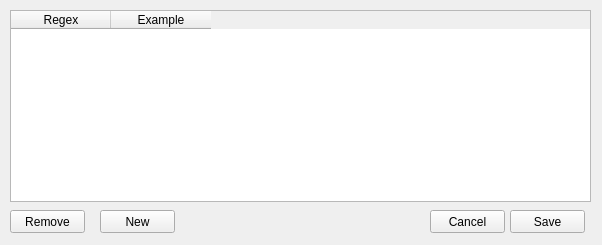
<?xml version="1.0" encoding="UTF-8"?>
<ui version="4.0">
 <class>Form</class>
 <widget class="QWidget" name="Form">
  <property name="geometry">
   <rect>
    <x>0</x>
    <y>0</y>
    <width>602</width>
    <height>245</height>
   </rect>
  </property>
  <property name="font">
   <font>
    <family>Arial</family>
   </font>
  </property>
  <property name="windowTitle">
   <string>Just one time crawl regex patterns</string>
  </property>
  <widget class="QTableWidget" name="patterns_tableWidget">
   <property name="geometry">
    <rect>
     <x>10</x>
     <y>10</y>
     <width>581</width>
     <height>192</height>
    </rect>
   </property>
   <attribute name="horizontalHeaderCascadingSectionResizes">
    <bool>false</bool>
   </attribute>
   <attribute name="verticalHeaderCascadingSectionResizes">
    <bool>false</bool>
   </attribute>
   <column>
    <property name="text">
     <string>Regex</string>
    </property>
   </column>
   <column>
    <property name="text">
     <string>Example</string>
    </property>
   </column>
  </widget>
  <widget class="QPushButton" name="add_pushButton">
   <property name="geometry">
    <rect>
     <x>100</x>
     <y>210</y>
     <width>75</width>
     <height>23</height>
    </rect>
   </property>
   <property name="text">
    <string>New</string>
   </property>
  </widget>
  <widget class="QPushButton" name="remove_pushButton">
   <property name="geometry">
    <rect>
     <x>10</x>
     <y>210</y>
     <width>75</width>
     <height>23</height>
    </rect>
   </property>
   <property name="text">
    <string>Remove</string>
   </property>
  </widget>
  <widget class="QPushButton" name="save_pushButton">
   <property name="geometry">
    <rect>
     <x>510</x>
     <y>210</y>
     <width>75</width>
     <height>23</height>
    </rect>
   </property>
   <property name="text">
    <string>Save</string>
   </property>
  </widget>
  <widget class="QPushButton" name="cancel_pushButton">
   <property name="geometry">
    <rect>
     <x>430</x>
     <y>210</y>
     <width>75</width>
     <height>23</height>
    </rect>
   </property>
   <property name="text">
    <string>Cancel</string>
   </property>
  </widget>
 </widget>
 <resources/>
 <connections/>
</ui>
